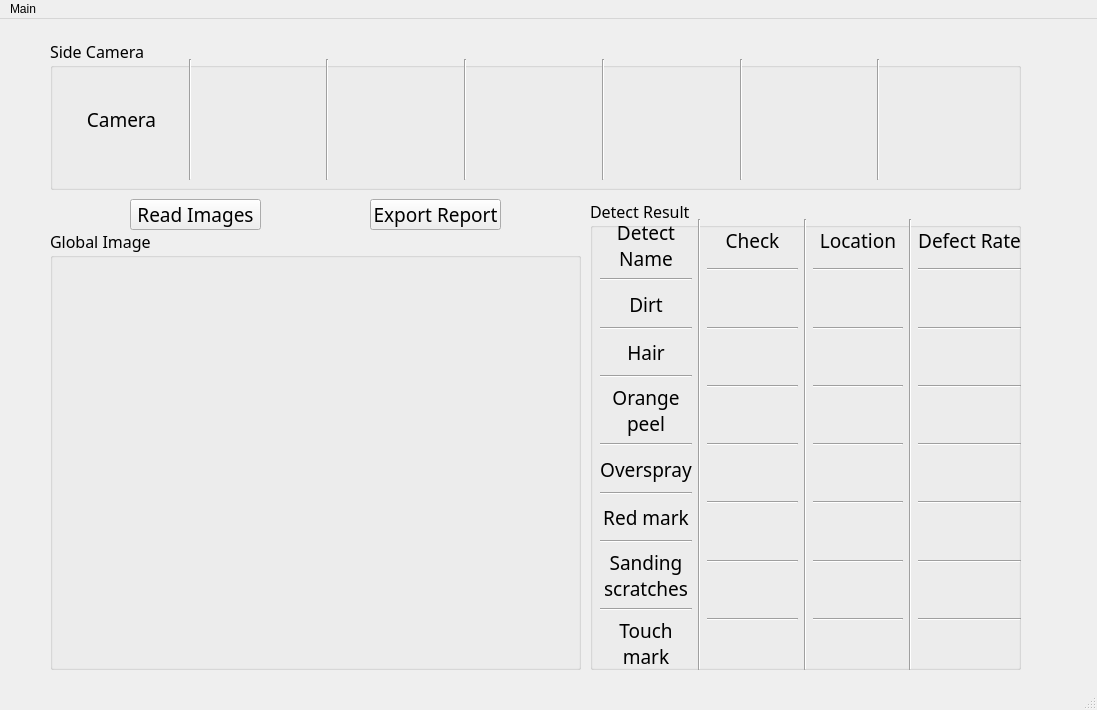
<?xml version="1.0" encoding="UTF-8"?>
<ui version="4.0">
 <class>MainWindow</class>
 <widget class="QMainWindow" name="MainWindow">
  <property name="geometry">
   <rect>
    <x>0</x>
    <y>0</y>
    <width>1097</width>
    <height>710</height>
   </rect>
  </property>
  <property name="windowTitle">
   <string>MainWindow</string>
  </property>
  <property name="autoFillBackground">
   <bool>true</bool>
  </property>
  <widget class="QWidget" name="centralwidget">
   <widget class="QPushButton" name="pushButton_reading_images">
    <property name="geometry">
     <rect>
      <x>130</x>
      <y>180</y>
      <width>131</width>
      <height>31</height>
     </rect>
    </property>
    <property name="font">
     <font>
      <family>微軟正黑體</family>
      <pointsize>14</pointsize>
     </font>
    </property>
    <property name="text">
     <string>Read Images</string>
    </property>
   </widget>
   <widget class="QPushButton" name="pushButton_export_result">
    <property name="geometry">
     <rect>
      <x>370</x>
      <y>180</y>
      <width>131</width>
      <height>31</height>
     </rect>
    </property>
    <property name="font">
     <font>
      <family>微軟正黑體</family>
      <pointsize>14</pointsize>
     </font>
    </property>
    <property name="text">
     <string>Export Report</string>
    </property>
   </widget>
   <widget class="QGroupBox" name="groupBox_tire_side">
    <property name="geometry">
     <rect>
      <x>50</x>
      <y>20</y>
      <width>971</width>
      <height>151</height>
     </rect>
    </property>
    <property name="font">
     <font>
      <family>微軟正黑體</family>
      <pointsize>12</pointsize>
     </font>
    </property>
    <property name="autoFillBackground">
     <bool>true</bool>
    </property>
    <property name="title">
     <string>Side Camera</string>
    </property>
    <widget class="QWidget" name="layoutWidget">
     <property name="geometry">
      <rect>
       <x>10</x>
       <y>20</y>
       <width>949</width>
       <height>121</height>
      </rect>
     </property>
     <layout class="QHBoxLayout" name="horizontalLayout_3">
      <item>
       <widget class="QLabel" name="label_camera_left">
        <property name="font">
         <font>
          <family>微軟正黑體</family>
          <pointsize>14</pointsize>
         </font>
        </property>
        <property name="text">
         <string>Camera</string>
        </property>
        <property name="alignment">
         <set>Qt::AlignCenter</set>
        </property>
       </widget>
      </item>
      <item>
       <widget class="Line" name="line_9">
        <property name="font">
         <font>
          <family>微軟正黑體</family>
          <pointsize>12</pointsize>
         </font>
        </property>
        <property name="orientation">
         <enum>Qt::Vertical</enum>
        </property>
       </widget>
      </item>
      <item>
       <widget class="QLabel" name="label_camera_left1">
        <property name="font">
         <font>
          <family>微軟正黑體</family>
          <pointsize>12</pointsize>
         </font>
        </property>
        <property name="text">
         <string/>
        </property>
       </widget>
      </item>
      <item>
       <widget class="Line" name="line_10">
        <property name="font">
         <font>
          <family>微軟正黑體</family>
          <pointsize>12</pointsize>
         </font>
        </property>
        <property name="orientation">
         <enum>Qt::Vertical</enum>
        </property>
       </widget>
      </item>
      <item>
       <widget class="QLabel" name="label_camera_left2">
        <property name="font">
         <font>
          <family>微軟正黑體</family>
          <pointsize>12</pointsize>
         </font>
        </property>
        <property name="text">
         <string/>
        </property>
       </widget>
      </item>
      <item>
       <widget class="Line" name="line_11">
        <property name="font">
         <font>
          <family>微軟正黑體</family>
          <pointsize>12</pointsize>
         </font>
        </property>
        <property name="orientation">
         <enum>Qt::Vertical</enum>
        </property>
       </widget>
      </item>
      <item>
       <widget class="QLabel" name="label_camera_left3">
        <property name="font">
         <font>
          <family>微軟正黑體</family>
          <pointsize>12</pointsize>
         </font>
        </property>
        <property name="text">
         <string/>
        </property>
       </widget>
      </item>
      <item>
       <widget class="Line" name="line_12">
        <property name="font">
         <font>
          <family>微軟正黑體</family>
          <pointsize>12</pointsize>
         </font>
        </property>
        <property name="orientation">
         <enum>Qt::Vertical</enum>
        </property>
       </widget>
      </item>
      <item>
       <widget class="QLabel" name="label_camera_left4">
        <property name="font">
         <font>
          <family>微軟正黑體</family>
          <pointsize>12</pointsize>
         </font>
        </property>
        <property name="text">
         <string/>
        </property>
       </widget>
      </item>
      <item>
       <widget class="Line" name="line_13">
        <property name="font">
         <font>
          <family>微軟正黑體</family>
          <pointsize>12</pointsize>
         </font>
        </property>
        <property name="orientation">
         <enum>Qt::Vertical</enum>
        </property>
       </widget>
      </item>
      <item>
       <widget class="QLabel" name="label_camera_left5">
        <property name="font">
         <font>
          <family>微軟正黑體</family>
          <pointsize>12</pointsize>
         </font>
        </property>
        <property name="text">
         <string/>
        </property>
       </widget>
      </item>
      <item>
       <widget class="Line" name="line_14">
        <property name="font">
         <font>
          <family>微軟正黑體</family>
          <pointsize>12</pointsize>
         </font>
        </property>
        <property name="orientation">
         <enum>Qt::Vertical</enum>
        </property>
       </widget>
      </item>
      <item>
       <widget class="QLabel" name="label_camera_left6">
        <property name="font">
         <font>
          <family>微軟正黑體</family>
          <pointsize>12</pointsize>
         </font>
        </property>
        <property name="text">
         <string/>
        </property>
       </widget>
      </item>
     </layout>
    </widget>
   </widget>
   <widget class="QGroupBox" name="groupBox_tire_detect_result">
    <property name="geometry">
     <rect>
      <x>590</x>
      <y>180</y>
      <width>431</width>
      <height>471</height>
     </rect>
    </property>
    <property name="font">
     <font>
      <family>微軟正黑體</family>
      <pointsize>12</pointsize>
     </font>
    </property>
    <property name="title">
     <string>Detect Result</string>
    </property>
    <widget class="QWidget" name="horizontalLayoutWidget_3">
     <property name="geometry">
      <rect>
       <x>10</x>
       <y>20</y>
       <width>421</width>
       <height>451</height>
      </rect>
     </property>
     <property name="font">
      <font>
       <family>微軟正黑體</family>
       <pointsize>12</pointsize>
      </font>
     </property>
     <layout class="QHBoxLayout" name="horizontalLayout_4">
      <item>
       <layout class="QVBoxLayout" name="verticalLayout_3">
        <item>
         <widget class="QLabel" name="label_detect">
          <property name="font">
           <font>
            <family>微軟正黑體</family>
            <pointsize>14</pointsize>
           </font>
          </property>
          <property name="text">
           <string>Detect
Name</string>
          </property>
          <property name="alignment">
           <set>Qt::AlignCenter</set>
          </property>
         </widget>
        </item>
        <item>
         <widget class="Line" name="line_21">
          <property name="font">
           <font>
            <family>微軟正黑體</family>
            <pointsize>12</pointsize>
           </font>
          </property>
          <property name="orientation">
           <enum>Qt::Horizontal</enum>
          </property>
         </widget>
        </item>
        <item>
         <widget class="QLabel" name="label_detect_dirt">
          <property name="font">
           <font>
            <family>微軟正黑體</family>
            <pointsize>14</pointsize>
           </font>
          </property>
          <property name="text">
           <string>Dirt</string>
          </property>
          <property name="alignment">
           <set>Qt::AlignCenter</set>
          </property>
         </widget>
        </item>
        <item>
         <widget class="Line" name="line_20">
          <property name="font">
           <font>
            <family>微軟正黑體</family>
            <pointsize>12</pointsize>
           </font>
          </property>
          <property name="orientation">
           <enum>Qt::Horizontal</enum>
          </property>
         </widget>
        </item>
        <item>
         <widget class="QLabel" name="label_detect_hair">
          <property name="font">
           <font>
            <family>微軟正黑體</family>
            <pointsize>14</pointsize>
           </font>
          </property>
          <property name="text">
           <string>Hair</string>
          </property>
          <property name="alignment">
           <set>Qt::AlignCenter</set>
          </property>
         </widget>
        </item>
        <item>
         <widget class="Line" name="line_19">
          <property name="font">
           <font>
            <family>微軟正黑體</family>
            <pointsize>12</pointsize>
           </font>
          </property>
          <property name="orientation">
           <enum>Qt::Horizontal</enum>
          </property>
         </widget>
        </item>
        <item>
         <widget class="QLabel" name="label_detect_orange_peel">
          <property name="font">
           <font>
            <family>微軟正黑體</family>
            <pointsize>14</pointsize>
           </font>
          </property>
          <property name="text">
           <string>Orange
peel</string>
          </property>
          <property name="alignment">
           <set>Qt::AlignCenter</set>
          </property>
         </widget>
        </item>
        <item>
         <widget class="Line" name="line_18">
          <property name="font">
           <font>
            <family>微軟正黑體</family>
            <pointsize>12</pointsize>
           </font>
          </property>
          <property name="orientation">
           <enum>Qt::Horizontal</enum>
          </property>
         </widget>
        </item>
        <item>
         <widget class="QLabel" name="label_detect_overspray">
          <property name="font">
           <font>
            <family>微軟正黑體</family>
            <pointsize>14</pointsize>
           </font>
          </property>
          <property name="text">
           <string>Overspray</string>
          </property>
          <property name="alignment">
           <set>Qt::AlignCenter</set>
          </property>
         </widget>
        </item>
        <item>
         <widget class="Line" name="line_17">
          <property name="font">
           <font>
            <family>微軟正黑體</family>
            <pointsize>12</pointsize>
           </font>
          </property>
          <property name="orientation">
           <enum>Qt::Horizontal</enum>
          </property>
         </widget>
        </item>
        <item>
         <widget class="QLabel" name="label_detect_redmark">
          <property name="font">
           <font>
            <family>微軟正黑體</family>
            <pointsize>14</pointsize>
           </font>
          </property>
          <property name="text">
           <string>Red mark</string>
          </property>
          <property name="alignment">
           <set>Qt::AlignCenter</set>
          </property>
         </widget>
        </item>
        <item>
         <widget class="Line" name="line_16">
          <property name="font">
           <font>
            <family>微軟正黑體</family>
            <pointsize>12</pointsize>
           </font>
          </property>
          <property name="orientation">
           <enum>Qt::Horizontal</enum>
          </property>
         </widget>
        </item>
        <item>
         <widget class="QLabel" name="label_detect_sanding_scratches">
          <property name="font">
           <font>
            <family>微軟正黑體</family>
            <pointsize>14</pointsize>
           </font>
          </property>
          <property name="text">
           <string>Sanding
scratches</string>
          </property>
          <property name="alignment">
           <set>Qt::AlignCenter</set>
          </property>
         </widget>
        </item>
        <item>
         <widget class="Line" name="line_34">
          <property name="font">
           <font>
            <family>微軟正黑體</family>
            <pointsize>12</pointsize>
           </font>
          </property>
          <property name="orientation">
           <enum>Qt::Horizontal</enum>
          </property>
         </widget>
        </item>
        <item>
         <widget class="QLabel" name="label_detect_touch_mark">
          <property name="font">
           <font>
            <family>微軟正黑體</family>
            <pointsize>14</pointsize>
           </font>
          </property>
          <property name="text">
           <string>Touch
mark</string>
          </property>
          <property name="alignment">
           <set>Qt::AlignCenter</set>
          </property>
         </widget>
        </item>
       </layout>
      </item>
      <item>
       <widget class="Line" name="line">
        <property name="font">
         <font>
          <family>微軟正黑體</family>
          <pointsize>12</pointsize>
         </font>
        </property>
        <property name="orientation">
         <enum>Qt::Vertical</enum>
        </property>
       </widget>
      </item>
      <item>
       <layout class="QVBoxLayout" name="verticalLayout_5">
        <item>
         <widget class="QLabel" name="label_check">
          <property name="font">
           <font>
            <family>微軟正黑體</family>
            <pointsize>14</pointsize>
           </font>
          </property>
          <property name="text">
           <string>Check</string>
          </property>
          <property name="alignment">
           <set>Qt::AlignCenter</set>
          </property>
         </widget>
        </item>
        <item>
         <widget class="Line" name="line_26">
          <property name="font">
           <font>
            <family>微軟正黑體</family>
            <pointsize>12</pointsize>
           </font>
          </property>
          <property name="orientation">
           <enum>Qt::Horizontal</enum>
          </property>
         </widget>
        </item>
        <item>
         <widget class="QLabel" name="label_check_dirt">
          <property name="font">
           <font>
            <family>微軟正黑體</family>
            <pointsize>12</pointsize>
           </font>
          </property>
          <property name="text">
           <string/>
          </property>
          <property name="alignment">
           <set>Qt::AlignCenter</set>
          </property>
         </widget>
        </item>
        <item>
         <widget class="Line" name="line_23">
          <property name="font">
           <font>
            <family>微軟正黑體</family>
            <pointsize>12</pointsize>
           </font>
          </property>
          <property name="orientation">
           <enum>Qt::Horizontal</enum>
          </property>
         </widget>
        </item>
        <item>
         <widget class="QLabel" name="label_check_hair">
          <property name="font">
           <font>
            <family>微軟正黑體</family>
            <pointsize>12</pointsize>
           </font>
          </property>
          <property name="text">
           <string/>
          </property>
          <property name="alignment">
           <set>Qt::AlignCenter</set>
          </property>
         </widget>
        </item>
        <item>
         <widget class="Line" name="line_24">
          <property name="font">
           <font>
            <family>微軟正黑體</family>
            <pointsize>12</pointsize>
           </font>
          </property>
          <property name="orientation">
           <enum>Qt::Horizontal</enum>
          </property>
         </widget>
        </item>
        <item>
         <widget class="QLabel" name="label_check_orange_peel">
          <property name="font">
           <font>
            <family>微軟正黑體</family>
            <pointsize>12</pointsize>
           </font>
          </property>
          <property name="text">
           <string/>
          </property>
          <property name="alignment">
           <set>Qt::AlignCenter</set>
          </property>
         </widget>
        </item>
        <item>
         <widget class="Line" name="line_25">
          <property name="font">
           <font>
            <family>微軟正黑體</family>
            <pointsize>12</pointsize>
           </font>
          </property>
          <property name="orientation">
           <enum>Qt::Horizontal</enum>
          </property>
         </widget>
        </item>
        <item>
         <widget class="QLabel" name="label_check_overspray">
          <property name="font">
           <font>
            <family>微軟正黑體</family>
            <pointsize>12</pointsize>
           </font>
          </property>
          <property name="text">
           <string/>
          </property>
          <property name="alignment">
           <set>Qt::AlignCenter</set>
          </property>
         </widget>
        </item>
        <item>
         <widget class="Line" name="line_27">
          <property name="font">
           <font>
            <family>微軟正黑體</family>
            <pointsize>12</pointsize>
           </font>
          </property>
          <property name="orientation">
           <enum>Qt::Horizontal</enum>
          </property>
         </widget>
        </item>
        <item>
         <widget class="QLabel" name="label_check_redmark">
          <property name="font">
           <font>
            <family>微軟正黑體</family>
            <pointsize>12</pointsize>
           </font>
          </property>
          <property name="text">
           <string/>
          </property>
          <property name="alignment">
           <set>Qt::AlignCenter</set>
          </property>
         </widget>
        </item>
        <item>
         <widget class="Line" name="line_22">
          <property name="font">
           <font>
            <family>微軟正黑體</family>
            <pointsize>12</pointsize>
           </font>
          </property>
          <property name="orientation">
           <enum>Qt::Horizontal</enum>
          </property>
         </widget>
        </item>
        <item>
         <widget class="QLabel" name="label_check_sanding_scratches">
          <property name="font">
           <font>
            <family>微軟正黑體</family>
            <pointsize>12</pointsize>
           </font>
          </property>
          <property name="text">
           <string/>
          </property>
          <property name="alignment">
           <set>Qt::AlignCenter</set>
          </property>
         </widget>
        </item>
        <item>
         <widget class="Line" name="line_35">
          <property name="font">
           <font>
            <family>微軟正黑體</family>
            <pointsize>12</pointsize>
           </font>
          </property>
          <property name="orientation">
           <enum>Qt::Horizontal</enum>
          </property>
         </widget>
        </item>
        <item>
         <widget class="QLabel" name="label_check_touch_mark">
          <property name="font">
           <font>
            <family>微軟正黑體</family>
            <pointsize>12</pointsize>
           </font>
          </property>
          <property name="text">
           <string/>
          </property>
          <property name="alignment">
           <set>Qt::AlignCenter</set>
          </property>
         </widget>
        </item>
       </layout>
      </item>
      <item>
       <widget class="Line" name="line_15">
        <property name="font">
         <font>
          <family>微軟正黑體</family>
          <pointsize>12</pointsize>
         </font>
        </property>
        <property name="orientation">
         <enum>Qt::Vertical</enum>
        </property>
       </widget>
      </item>
      <item>
       <layout class="QVBoxLayout" name="verticalLayout_4">
        <item>
         <widget class="QLabel" name="label_location">
          <property name="sizePolicy">
           <sizepolicy hsizetype="Ignored" vsizetype="Ignored">
            <horstretch>0</horstretch>
            <verstretch>0</verstretch>
           </sizepolicy>
          </property>
          <property name="font">
           <font>
            <family>微軟正黑體</family>
            <pointsize>14</pointsize>
           </font>
          </property>
          <property name="text">
           <string>Location</string>
          </property>
          <property name="alignment">
           <set>Qt::AlignCenter</set>
          </property>
         </widget>
        </item>
        <item>
         <widget class="Line" name="line_28">
          <property name="font">
           <font>
            <family>微軟正黑體</family>
            <pointsize>12</pointsize>
           </font>
          </property>
          <property name="orientation">
           <enum>Qt::Horizontal</enum>
          </property>
         </widget>
        </item>
        <item>
         <widget class="QLabel" name="label_location_dirt">
          <property name="sizePolicy">
           <sizepolicy hsizetype="Ignored" vsizetype="Ignored">
            <horstretch>0</horstretch>
            <verstretch>0</verstretch>
           </sizepolicy>
          </property>
          <property name="font">
           <font>
            <family>微軟正黑體</family>
            <pointsize>10</pointsize>
           </font>
          </property>
          <property name="text">
           <string/>
          </property>
          <property name="alignment">
           <set>Qt::AlignCenter</set>
          </property>
          <property name="wordWrap">
           <bool>true</bool>
          </property>
         </widget>
        </item>
        <item>
         <widget class="Line" name="line_30">
          <property name="font">
           <font>
            <family>微軟正黑體</family>
            <pointsize>12</pointsize>
           </font>
          </property>
          <property name="orientation">
           <enum>Qt::Horizontal</enum>
          </property>
         </widget>
        </item>
        <item>
         <widget class="QLabel" name="label_location_hair">
          <property name="sizePolicy">
           <sizepolicy hsizetype="Ignored" vsizetype="Ignored">
            <horstretch>0</horstretch>
            <verstretch>0</verstretch>
           </sizepolicy>
          </property>
          <property name="font">
           <font>
            <family>微軟正黑體</family>
            <pointsize>10</pointsize>
           </font>
          </property>
          <property name="text">
           <string/>
          </property>
          <property name="alignment">
           <set>Qt::AlignCenter</set>
          </property>
          <property name="wordWrap">
           <bool>true</bool>
          </property>
         </widget>
        </item>
        <item>
         <widget class="Line" name="line_32">
          <property name="font">
           <font>
            <family>微軟正黑體</family>
            <pointsize>12</pointsize>
           </font>
          </property>
          <property name="orientation">
           <enum>Qt::Horizontal</enum>
          </property>
         </widget>
        </item>
        <item>
         <widget class="QLabel" name="label_location_orange_peel">
          <property name="sizePolicy">
           <sizepolicy hsizetype="Ignored" vsizetype="Ignored">
            <horstretch>0</horstretch>
            <verstretch>0</verstretch>
           </sizepolicy>
          </property>
          <property name="font">
           <font>
            <family>微軟正黑體</family>
            <pointsize>10</pointsize>
           </font>
          </property>
          <property name="text">
           <string/>
          </property>
          <property name="alignment">
           <set>Qt::AlignCenter</set>
          </property>
          <property name="wordWrap">
           <bool>true</bool>
          </property>
         </widget>
        </item>
        <item>
         <widget class="Line" name="line_33">
          <property name="font">
           <font>
            <family>微軟正黑體</family>
            <pointsize>12</pointsize>
           </font>
          </property>
          <property name="orientation">
           <enum>Qt::Horizontal</enum>
          </property>
         </widget>
        </item>
        <item>
         <widget class="QLabel" name="label_location_overspray">
          <property name="sizePolicy">
           <sizepolicy hsizetype="Ignored" vsizetype="Ignored">
            <horstretch>0</horstretch>
            <verstretch>0</verstretch>
           </sizepolicy>
          </property>
          <property name="font">
           <font>
            <family>微軟正黑體</family>
            <pointsize>10</pointsize>
           </font>
          </property>
          <property name="text">
           <string/>
          </property>
          <property name="alignment">
           <set>Qt::AlignCenter</set>
          </property>
          <property name="wordWrap">
           <bool>true</bool>
          </property>
         </widget>
        </item>
        <item>
         <widget class="Line" name="line_31">
          <property name="font">
           <font>
            <family>微軟正黑體</family>
            <pointsize>12</pointsize>
           </font>
          </property>
          <property name="orientation">
           <enum>Qt::Horizontal</enum>
          </property>
         </widget>
        </item>
        <item>
         <widget class="QLabel" name="label_location_redmark">
          <property name="sizePolicy">
           <sizepolicy hsizetype="Ignored" vsizetype="Ignored">
            <horstretch>0</horstretch>
            <verstretch>0</verstretch>
           </sizepolicy>
          </property>
          <property name="font">
           <font>
            <family>微軟正黑體</family>
            <pointsize>10</pointsize>
           </font>
          </property>
          <property name="text">
           <string/>
          </property>
          <property name="alignment">
           <set>Qt::AlignCenter</set>
          </property>
          <property name="wordWrap">
           <bool>true</bool>
          </property>
         </widget>
        </item>
        <item>
         <widget class="Line" name="line_29">
          <property name="font">
           <font>
            <family>微軟正黑體</family>
            <pointsize>12</pointsize>
           </font>
          </property>
          <property name="orientation">
           <enum>Qt::Horizontal</enum>
          </property>
         </widget>
        </item>
        <item>
         <widget class="QLabel" name="label_location_sanding_scratches">
          <property name="sizePolicy">
           <sizepolicy hsizetype="Ignored" vsizetype="Ignored">
            <horstretch>0</horstretch>
            <verstretch>0</verstretch>
           </sizepolicy>
          </property>
          <property name="font">
           <font>
            <family>微軟正黑體</family>
            <pointsize>10</pointsize>
           </font>
          </property>
          <property name="text">
           <string/>
          </property>
          <property name="alignment">
           <set>Qt::AlignCenter</set>
          </property>
          <property name="wordWrap">
           <bool>true</bool>
          </property>
         </widget>
        </item>
        <item>
         <widget class="Line" name="line_36">
          <property name="font">
           <font>
            <family>微軟正黑體</family>
            <pointsize>12</pointsize>
           </font>
          </property>
          <property name="orientation">
           <enum>Qt::Horizontal</enum>
          </property>
         </widget>
        </item>
        <item>
         <widget class="QLabel" name="label_location_touch_mark">
          <property name="sizePolicy">
           <sizepolicy hsizetype="Ignored" vsizetype="Ignored">
            <horstretch>0</horstretch>
            <verstretch>0</verstretch>
           </sizepolicy>
          </property>
          <property name="font">
           <font>
            <family>微軟正黑體</family>
            <pointsize>10</pointsize>
           </font>
          </property>
          <property name="text">
           <string/>
          </property>
          <property name="alignment">
           <set>Qt::AlignCenter</set>
          </property>
          <property name="wordWrap">
           <bool>true</bool>
          </property>
         </widget>
        </item>
       </layout>
      </item>
      <item>
       <widget class="Line" name="line_37">
        <property name="orientation">
         <enum>Qt::Vertical</enum>
        </property>
       </widget>
      </item>
      <item>
       <layout class="QVBoxLayout" name="verticalLayout_8">
        <item>
         <widget class="QLabel" name="label_rate">
          <property name="font">
           <font>
            <family>微軟正黑體</family>
            <pointsize>14</pointsize>
           </font>
          </property>
          <property name="text">
           <string>Defect Rate</string>
          </property>
          <property name="alignment">
           <set>Qt::AlignCenter</set>
          </property>
         </widget>
        </item>
        <item>
         <widget class="Line" name="line_45">
          <property name="font">
           <font>
            <family>微軟正黑體</family>
            <pointsize>12</pointsize>
           </font>
          </property>
          <property name="orientation">
           <enum>Qt::Horizontal</enum>
          </property>
         </widget>
        </item>
        <item>
         <widget class="QLabel" name="label_rate_dirt">
          <property name="sizePolicy">
           <sizepolicy hsizetype="Ignored" vsizetype="Ignored">
            <horstretch>0</horstretch>
            <verstretch>0</verstretch>
           </sizepolicy>
          </property>
          <property name="font">
           <font>
            <family>微軟正黑體</family>
            <pointsize>12</pointsize>
           </font>
          </property>
          <property name="text">
           <string/>
          </property>
          <property name="alignment">
           <set>Qt::AlignCenter</set>
          </property>
          <property name="wordWrap">
           <bool>true</bool>
          </property>
         </widget>
        </item>
        <item>
         <widget class="Line" name="line_46">
          <property name="font">
           <font>
            <family>微軟正黑體</family>
            <pointsize>12</pointsize>
           </font>
          </property>
          <property name="orientation">
           <enum>Qt::Horizontal</enum>
          </property>
         </widget>
        </item>
        <item>
         <widget class="QLabel" name="label_rate_hair">
          <property name="sizePolicy">
           <sizepolicy hsizetype="Ignored" vsizetype="Ignored">
            <horstretch>0</horstretch>
            <verstretch>0</verstretch>
           </sizepolicy>
          </property>
          <property name="font">
           <font>
            <family>微軟正黑體</family>
            <pointsize>12</pointsize>
           </font>
          </property>
          <property name="text">
           <string/>
          </property>
          <property name="alignment">
           <set>Qt::AlignCenter</set>
          </property>
          <property name="wordWrap">
           <bool>true</bool>
          </property>
         </widget>
        </item>
        <item>
         <widget class="Line" name="line_47">
          <property name="font">
           <font>
            <family>微軟正黑體</family>
            <pointsize>12</pointsize>
           </font>
          </property>
          <property name="orientation">
           <enum>Qt::Horizontal</enum>
          </property>
         </widget>
        </item>
        <item>
         <widget class="QLabel" name="label_rate_orange_peel">
          <property name="sizePolicy">
           <sizepolicy hsizetype="Ignored" vsizetype="Ignored">
            <horstretch>0</horstretch>
            <verstretch>0</verstretch>
           </sizepolicy>
          </property>
          <property name="font">
           <font>
            <family>微軟正黑體</family>
            <pointsize>12</pointsize>
           </font>
          </property>
          <property name="text">
           <string/>
          </property>
          <property name="alignment">
           <set>Qt::AlignCenter</set>
          </property>
          <property name="wordWrap">
           <bool>true</bool>
          </property>
         </widget>
        </item>
        <item>
         <widget class="Line" name="line_48">
          <property name="font">
           <font>
            <family>微軟正黑體</family>
            <pointsize>12</pointsize>
           </font>
          </property>
          <property name="orientation">
           <enum>Qt::Horizontal</enum>
          </property>
         </widget>
        </item>
        <item>
         <widget class="QLabel" name="label_rate_overspray">
          <property name="sizePolicy">
           <sizepolicy hsizetype="Ignored" vsizetype="Ignored">
            <horstretch>0</horstretch>
            <verstretch>0</verstretch>
           </sizepolicy>
          </property>
          <property name="font">
           <font>
            <family>微軟正黑體</family>
            <pointsize>12</pointsize>
           </font>
          </property>
          <property name="text">
           <string/>
          </property>
          <property name="alignment">
           <set>Qt::AlignCenter</set>
          </property>
          <property name="wordWrap">
           <bool>true</bool>
          </property>
         </widget>
        </item>
        <item>
         <widget class="Line" name="line_49">
          <property name="font">
           <font>
            <family>微軟正黑體</family>
            <pointsize>12</pointsize>
           </font>
          </property>
          <property name="orientation">
           <enum>Qt::Horizontal</enum>
          </property>
         </widget>
        </item>
        <item>
         <widget class="QLabel" name="label_rate_redmark">
          <property name="sizePolicy">
           <sizepolicy hsizetype="Ignored" vsizetype="Ignored">
            <horstretch>0</horstretch>
            <verstretch>0</verstretch>
           </sizepolicy>
          </property>
          <property name="font">
           <font>
            <family>微軟正黑體</family>
            <pointsize>12</pointsize>
           </font>
          </property>
          <property name="text">
           <string/>
          </property>
          <property name="alignment">
           <set>Qt::AlignCenter</set>
          </property>
          <property name="wordWrap">
           <bool>true</bool>
          </property>
         </widget>
        </item>
        <item>
         <widget class="Line" name="line_50">
          <property name="font">
           <font>
            <family>微軟正黑體</family>
            <pointsize>12</pointsize>
           </font>
          </property>
          <property name="orientation">
           <enum>Qt::Horizontal</enum>
          </property>
         </widget>
        </item>
        <item>
         <widget class="QLabel" name="label_rate_sanding_scratches">
          <property name="sizePolicy">
           <sizepolicy hsizetype="Ignored" vsizetype="Ignored">
            <horstretch>0</horstretch>
            <verstretch>0</verstretch>
           </sizepolicy>
          </property>
          <property name="font">
           <font>
            <family>微軟正黑體</family>
            <pointsize>12</pointsize>
           </font>
          </property>
          <property name="text">
           <string/>
          </property>
          <property name="alignment">
           <set>Qt::AlignCenter</set>
          </property>
          <property name="wordWrap">
           <bool>true</bool>
          </property>
         </widget>
        </item>
        <item>
         <widget class="Line" name="line_51">
          <property name="font">
           <font>
            <family>微軟正黑體</family>
            <pointsize>12</pointsize>
           </font>
          </property>
          <property name="orientation">
           <enum>Qt::Horizontal</enum>
          </property>
         </widget>
        </item>
        <item>
         <widget class="QLabel" name="label_rate_touch_mark">
          <property name="sizePolicy">
           <sizepolicy hsizetype="Ignored" vsizetype="Ignored">
            <horstretch>0</horstretch>
            <verstretch>0</verstretch>
           </sizepolicy>
          </property>
          <property name="font">
           <font>
            <family>微軟正黑體</family>
            <pointsize>12</pointsize>
           </font>
          </property>
          <property name="text">
           <string/>
          </property>
          <property name="alignment">
           <set>Qt::AlignCenter</set>
          </property>
          <property name="wordWrap">
           <bool>true</bool>
          </property>
         </widget>
        </item>
       </layout>
      </item>
     </layout>
    </widget>
   </widget>
   <widget class="QGroupBox" name="groupBox_tire_all">
    <property name="geometry">
     <rect>
      <x>50</x>
      <y>210</y>
      <width>531</width>
      <height>441</height>
     </rect>
    </property>
    <property name="font">
     <font>
      <family>微軟正黑體</family>
      <pointsize>12</pointsize>
     </font>
    </property>
    <property name="title">
     <string>Global Image</string>
    </property>
    <widget class="QLabel" name="label_tire_all">
     <property name="geometry">
      <rect>
       <x>90</x>
       <y>20</y>
       <width>410</width>
       <height>410</height>
      </rect>
     </property>
     <property name="font">
      <font>
       <family>微軟正黑體</family>
       <pointsize>12</pointsize>
      </font>
     </property>
     <property name="text">
      <string/>
     </property>
     <property name="alignment">
      <set>Qt::AlignCenter</set>
     </property>
    </widget>
   </widget>
  </widget>
  <widget class="QMenuBar" name="menubar">
   <property name="geometry">
    <rect>
     <x>0</x>
     <y>0</y>
     <width>1097</width>
     <height>21</height>
    </rect>
   </property>
   <widget class="QMenu" name="menuMain">
    <property name="title">
     <string>Main</string>
    </property>
    <addaction name="actionChinese"/>
    <addaction name="actionEnglish"/>
   </widget>
   <addaction name="menuMain"/>
  </widget>
  <widget class="QStatusBar" name="statusbar"/>
  <action name="actionChinese">
   <property name="text">
    <string>Chinese</string>
   </property>
  </action>
  <action name="actionEnglish">
   <property name="text">
    <string>English</string>
   </property>
  </action>
 </widget>
 <resources/>
 <connections/>
</ui>
